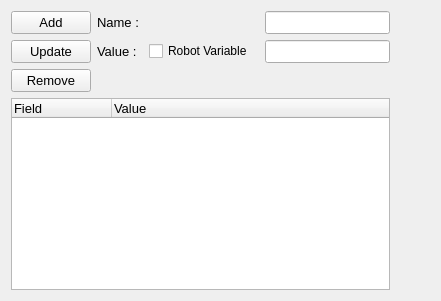
                   <widget class="QWidget" name="tab_25">
                    <attribute name="title">
                     <string>Dynamic Overwrite Data</string>
                    </attribute>
                    <layout class="QHBoxLayout" name="horizontalLayout_15">
                     <item>
                      <layout class="QGridLayout" name="gridLayout_44">
                       <item row="1" column="2">
                        <widget class="QCheckBox" name="checkBox_dynamic_overwrite_robot_variable">
                         <property name="text">
                          <string>Robot Variable</string>
                         </property>
                        </widget>
                       </item>
                       <item row="1" column="1">
                        <widget class="QLabel" name="label_124">
                         <property name="font">
                          <font>
                           <family>Segoe UI</family>
                           <pointsize>10</pointsize>
                          </font>
                         </property>
                         <property name="text">
                          <string>Value : </string>
                         </property>
                        </widget>
                       </item>
                       <item row="0" column="1">
                        <widget class="QLabel" name="label_35">
                         <property name="font">
                          <font>
                           <family>Segoe UI</family>
                           <pointsize>10</pointsize>
                          </font>
                         </property>
                         <property name="text">
                          <string>Name : </string>
                         </property>
                         <property name="alignment">
                          <set>Qt::AlignLeading|Qt::AlignLeft|Qt::AlignVCenter</set>
                         </property>
                        </widget>
                       </item>
                       <item row="0" column="4">
                        <widget class="QLineEdit" name="textbox_dynamic_overwrite_data_name">
                         <property name="font">
                          <font>
                           <family>Segoe UI</family>
                           <pointsize>10</pointsize>
                          </font>
                         </property>
                         <property name="toolTip">
                          <string/>
                         </property>
                        </widget>
                       </item>
                       <item row="0" column="0">
                        <widget class="QPushButton" name="btn_add_dynamic_overwrite_data">
                         <property name="font">
                          <font>
                           <family>Segoe UI</family>
                           <pointsize>10</pointsize>
                          </font>
                         </property>
                         <property name="text">
                          <string>Add</string>
                         </property>
                        </widget>
                       </item>
                       <item row="1" column="4">
                        <widget class="QLineEdit" name="textbox_dynamic_overwrite_data_value">
                         <property name="font">
                          <font>
                           <family>Segoe UI</family>
                           <pointsize>10</pointsize>
                          </font>
                         </property>
                         <property name="toolTip">
                          <string/>
                         </property>
                        </widget>
                       </item>
                       <item row="4" column="0" colspan="5">
                        <widget class="QTreeWidget" name="table_dynamic_overwrite_data">
                         <property name="sizePolicy">
                          <sizepolicy hsizetype="Expanding" vsizetype="Expanding">
                           <horstretch>0</horstretch>
                           <verstretch>0</verstretch>
                          </sizepolicy>
                         </property>
                         <property name="font">
                          <font>
                           <family>Segoe UI</family>
                           <pointsize>10</pointsize>
                          </font>
                         </property>
                         <property name="selectionMode">
                          <enum>QAbstractItemView::ContiguousSelection</enum>
                         </property>
                         <column>
                          <property name="text">
                           <string>Field</string>
                          </property>
                         </column>
                         <column>
                          <property name="text">
                           <string>Value</string>
                          </property>
                         </column>
                        </widget>
                       </item>
                       <item row="1" column="0">
                        <widget class="QPushButton" name="btn_update_dynamic_overwrite_data">
                         <property name="font">
                          <font>
                           <family>Segoe UI</family>
                           <pointsize>10</pointsize>
                          </font>
                         </property>
                         <property name="text">
                          <string>Update</string>
                         </property>
                        </widget>
                       </item>
                       <item row="3" column="0">
                        <widget class="QPushButton" name="btn_remove_dynamic_overwrite_data">
                         <property name="font">
                          <font>
                           <family>Segoe UI</family>
                           <pointsize>10</pointsize>
                          </font>
                         </property>
                         <property name="text">
                          <string>Remove</string>
                         </property>
                        </widget>
                       </item>
                      </layout>
                     </item>
                     <item>
                      <spacer name="horizontalSpacer_2">
                       <property name="orientation">
                        <enum>Qt::Horizontal</enum>
                       </property>
                       <property name="sizeHint" stdset="0">
                        <size>
                         <width>40</width>
                         <height>20</height>
                        </size>
                       </property>
                      </spacer>
                     </item>
                    </layout>
                   </widget>
